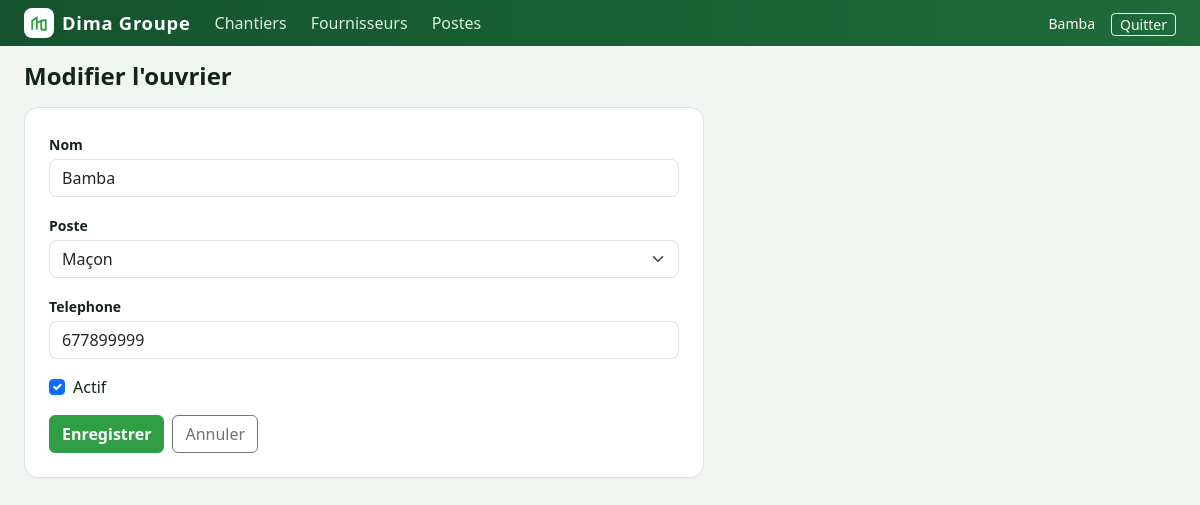
Page /pointage/ouvrier/1/modifier/ (signed in) on the committed database.
### pointage/models.py (models this page shows, shortened)
class Ouvrier(models.Model):
    chantier = models.ForeignKey(Chantier, on_delete=models.CASCADE, related_name="ouvriers")
    poste = models.ForeignKey(Poste, on_delete=models.SET_NULL, null=True, blank=True, related_name="ouvriers")
    nom = models.CharField(max_length=150)
    telephone = models.CharField(max_length=50, blank=True)
    actif = models.BooleanField(default=True)
    class Meta:
        ordering = ["poste__ordre", "poste__nom", "nom"]

### pointage/views.py (the view)
# urls.py: path("ouvrier/<int:pk>/modifier/", v.OuvrierUpdate.as_view(), name="ouvrier_update"),
class OuvrierUpdate(FormPage, UpdateView):
    model, form_class, title = m.Ouvrier, forms.OuvrierForm, "Modifier l'ouvrier"
    def get_success_url(self):
        return reverse("pointage:equipe", args=[self.object.chantier_id])
    get_back_url = get_success_url

### pointage/forms.py
class OuvrierForm(BS, forms.ModelForm):
    class Meta:
        model = m.Ouvrier
        fields = ["nom", "poste", "telephone", "actif"]

### pointage/models.py (called while the page is built)
    def __str__(self):
        return self.nom

### pointage/templatetags/pointage_tags.py (called while the page is built)
@register.simple_tag
def entreprise():
    return getattr(settings, "POINTAGE_ENTREPRISE", "Dima Groupe")

### pointage/views.py (called while the page is built)
    def get_context_data(self, **kw):
        ctx = super().get_context_data(**kw)
        ctx.update(title=self.title, back_url=self.get_back_url())
        return ctx

### pointage/templates/pointage/form.html (shortened to what this page needs)
{% extends "pointage/base.html" %}
{% block content %}
<h1 class="h4 fw-bold mb-3">{{ title }}</h1>
<form method="post" class="card-soft p-4" style="max-width:680px">
  {% for f in form %}
  <div class="mb-3">
    {% if f.field.widget.input_type == "checkbox" %}<div class="form-check">{{ f }} <label class="form-check-label" for="{{ f.id_for_label }}">{{ f.label }}</label></div>
    {% else %}<label class="form-label small fw-semibold mb-1" for="{{ f.id_for_label }}">{{ f.label }}</label>{{ f }}{% endif %}
  </div>{% endfor %}
  <div class="d-flex gap-2"><button class="btn btn-brand">Enregistrer</button>
    <a class="btn btn-outline-secondary" href="{{ back_url }}">Annuler</a></div>
</form>
{% endblock %}

### pointage/templates/pointage/base.html (shortened to what this page needs)
{% load static pointage_tags %}<!doctype html>
<html lang="fr">
<head>
  <link href="https://cdn.jsdelivr.net/npm/bootstrap@5.3.3/dist/css/bootstrap.min.css" rel="stylesheet">
  <link href="{% static 'pointage/pointage.css' %}" rel="stylesheet">
</head>
<body>
{% with u=request.resolver_match.url_name %}
<nav class="topbar no-print">
  <div class="d-flex align-items-center gap-4 px-4 py-2 flex-wrap">
    <a class="brand" href="{% url 'pointage:home' %}">
      <span class="mark"><svg width="18" height="18" viewBox="0 0 24 24" fill="none" stroke="#2f9e44" stroke-width="2.4"><path d="M3 21V9l6-4v16M9 21V12l6-3v12M15 21h6V8l-6 1"/></svg></span>
      {% entreprise %}
    </a>
    <a href="{% url 'pointage:home' %}" class="{% if u == 'home' %}active{% endif %}">Chantiers</a>
    <a href="{% url 'pointage:fournisseur_list' %}" class="{% if 'fournisseur' in u %}active{% endif %}">Fournisseurs</a>
    <a href="{% url 'pointage:poste_list' %}" class="{% if 'poste' in u %}active{% endif %}">Postes</a>
    <span class="ms-auto d-flex align-items-center gap-3">
      {% if user.is_authenticated %}
      <span class="small">{{ user.get_full_name|default:user.username }}</span>
      <form method="post" action="{% url 'pointage:logout' %}" class="m-0">{% csrf_token %}
        <button class="btn btn-sm btn-outline-light py-0">Quitter</button></form>
      {% endif %}
    </span>
  </div>
</nav>
<main class="px-4 pb-5 pt-3" style="max-width:1500px;margin:auto">
  {% block content %}{% endblock %}
</main>
{% endwith %}
</body>
</html>

### pointage/static/pointage/pointage.css (style rules this page uses)
:root { --brand: #2f9e44; --brand-dark: #14532d; --brand-soft: #e7f5ea; --ink: #14241a; --muted: #6b7a70; --bg: #f2f6f3; --line: #dbe4de; --warn: #f59f00; --danger: #d9480f; }
body { background: var(--bg); color: var(--ink); font-family: "Segoe UI", system-ui, -apple-system, Roboto, sans-serif; }
a { color: var(--brand-dark); }
.btn-brand { background: var(--brand); border-color: var(--brand); color: #fff; font-weight: 600; }
.topbar { background: linear-gradient(90deg, var(--brand-dark), #1f6b3a); color: #fff; }
.topbar a { color: #d7f0de; text-decoration: none; }
.brand { font-weight: 800; letter-spacing: .04em; font-size: 1.15rem; color: #fff !important; display: flex; align-items: center; gap: .5rem; }
.brand .mark { width: 30px; height: 30px; border-radius: 8px; background: #fff; display: grid; place-items: center; }
.card-soft { background: #fff; border: 1px solid var(--line); border-radius: 14px; box-shadow: 0 1px 2px rgba(20,36,26,.04); }
.form-control, .form-select { border-radius: 8px; }

### rows in the picture
Ouvrier: form "Bamba" "Maçon" "677899999", form "☑"

### other values in the picture
{{ user.get_full_name|default:user.username }} "Bamba"
{{ title }} "Modifier l'ouvrier"
{{ f.label }} "Nom" "Poste" "Telephone"
{{ f.label }} "Actif"
